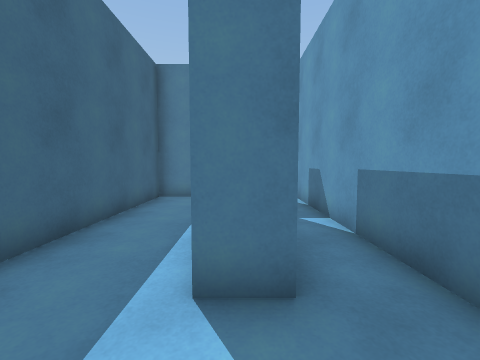
View 1 (above)

14 first-person views from a walk through a Unity game level. The camera is 1.3 m above the floor, tilts 4° down and sees 90° across. Doors are open. The floor is counted in squares, 1 m on a side. Each view is taken from the middle of a square. On the plan, view 1 faces up. The plan holds only what a view shows up to about 12 squares ahead; the rest is blank. The place goes on beyond the plan.

View 2
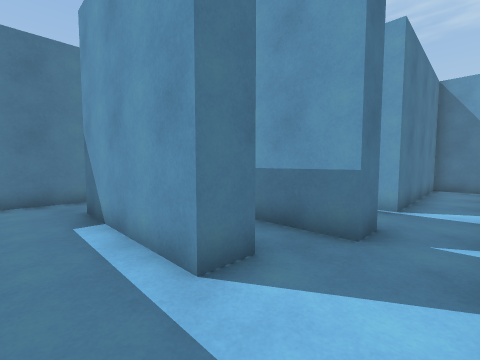

View 3
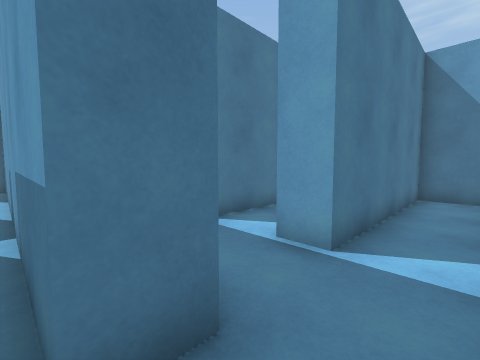

View 4
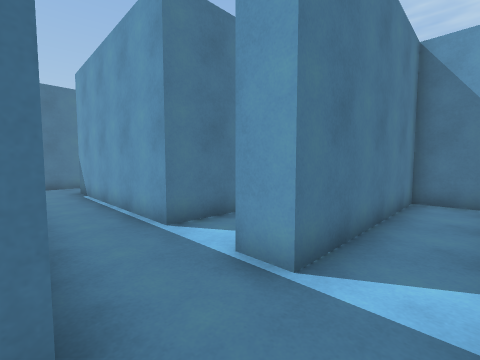

View 5
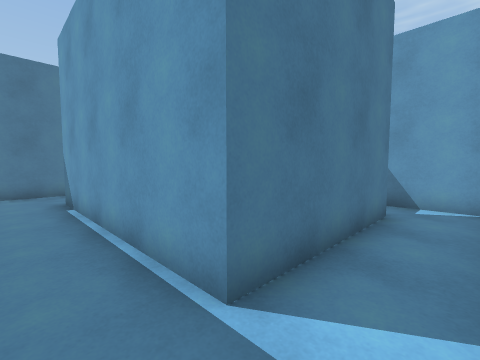

View 6
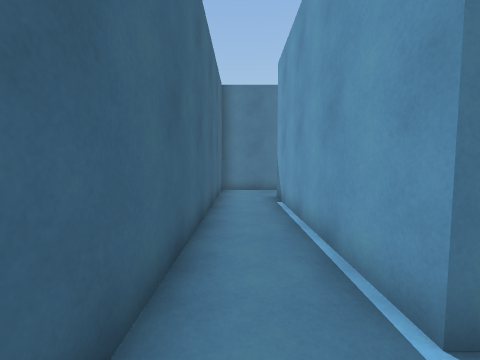

View 7
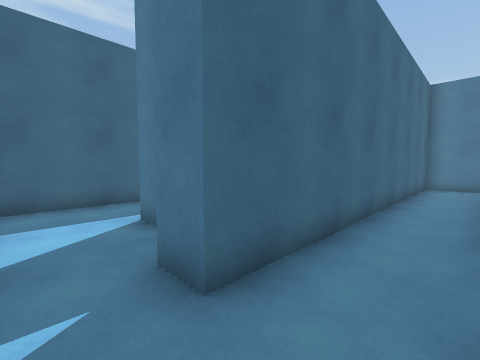

View 8
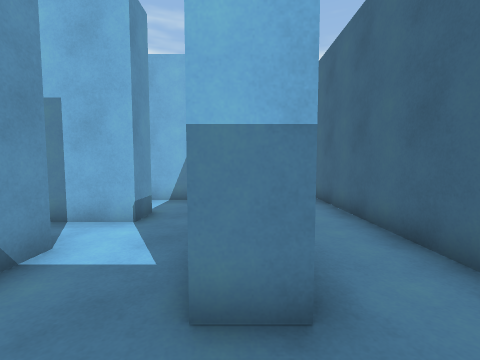

View 9
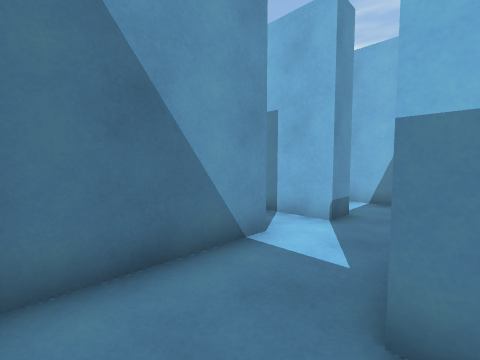

View 10
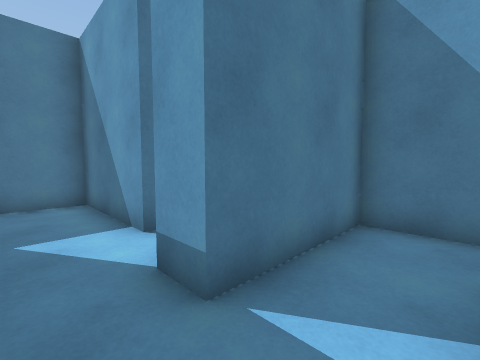

View 11
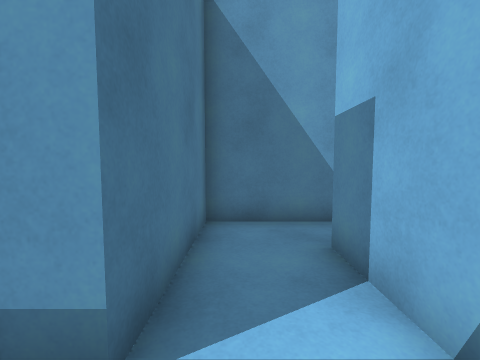

View 12
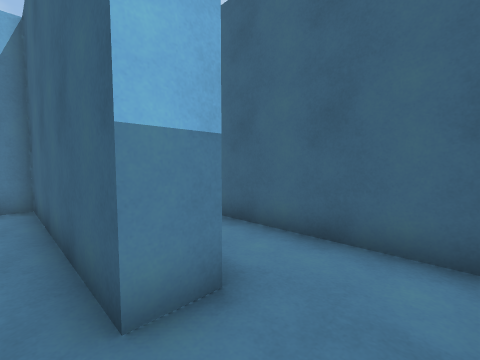

View 13
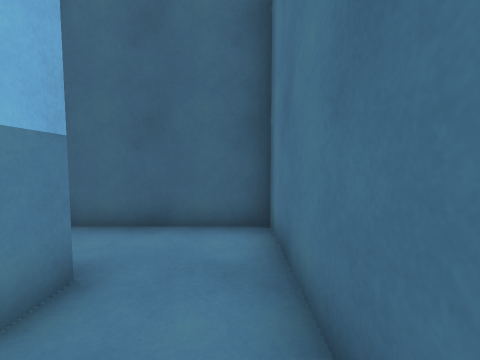

View 14
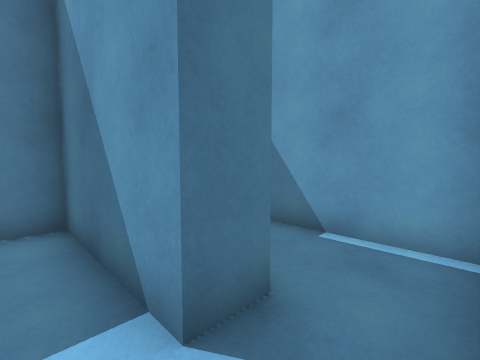

### Floor plan
Points are (right, up) in squares from view 1. A wall is a line through its corners. A room is listed if a view was taken in it or the views show most of it. See-through windows are left out.
Room 1 (views 1, 2)
walls: (0.6, 2.2) (-0.5, 2.2) (-0.5, 7.1); (2.1, 1.4) (2.1, 10.5); (0.1, 9.3) (-3.1, 9.3) (-3.1, -0.1)
ways out: opening at (2.5, 0.5) to room 2
Room 2 (views 3, 4, 7)
walls: (3.1, 2.4) (3.1, 1.4) (2.1, 1.4); (12.3, -0.1) (12.3, 1.4) (5.4, 1.4) (5.4, 2.5)
ways out: opening at (2.5, 0.5) to room 1; opening at (4.5, 2) to room 3
Room 3 (views 5, 6, 8, 9)
walls: (10.8, 4.6) (5.4, 4.6) (5.4, 12.1) (6.4, 12.1); (6.5, 14.6) (3.1, 14.6) (3.1, 2.4); (12.3, 2.9) (12.3, 5.1)
ways out: opening at (4.5, 2) to room 2; gap at (11, 5) to room 4; opening at (6, 13.5) to room 5
Room 4 (views 10, 11, 14)
walls: (6.4, 9.6) (6.4, 5.6) (10.8, 5.6); (12.3, 5.1) (12.3, 7.8) (8.3, 7.8) (8.3, 8.8)
ways out: gap at (11, 5) to room 3; opening at (7.5, 8.5) to room 6
Room 5 (views 12, 13)
walls: (8.9, 12.4) (8.9, 14.6) (6.5, 14.6)
ways out: opening at (6, 13.5) to room 3; opening at (7.5, 11.5) to room 6
Room 6 (no view inside)
walls: (6.4, 12.1) (6.4, 9.6); (8.9, 10.4) (8.9, 12.4)
ways out: opening at (7.5, 8.5) to room 4; opening at (7.5, 11.5) to room 5; opening at (9.5, 10)

Positions as (right, up) in squares from view 1, and headings:
1: (0, 0), facing up
2: (-2, 0), facing up-right
3: (2, 0), facing up-right
4: (3, 0), facing up-right
5: (4, 3), facing up-right
6: (4, 3), facing up
7: (5, 0), facing up-left
8: (6, 14), facing down
9: (6, 14), facing down-right
10: (7, 6), facing up-right
11: (7, 7), facing right
12: (7, 14), facing down-left
13: (8, 14), facing left
14: (8, 9), facing up-right
